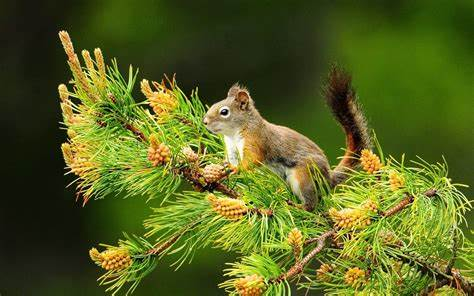
#> input picture img3.jpg, 474 x 296 px, found by its file name
$ python convimg.py
#> lines starting #> are read from the running program, lines starting #| are printed output that depends on the picture; after the words box and inside, x2 and y2 are one past the last pixel; in counts of white or black regions, pixels touching at a corner belong together
"""3.) Using an image show me these using opencv:
     a.) coloured Image to grey image
     b.) Grayscale Image to binary
     c.) Edge detection in a Image"""
import cv2 as cv
img=cv.imread("C:\VSCode\Images\img3.jpg")
#> img is the input picture: shape (296, 474, 3); mean B, G, R 32.3, 97.6, 86.6
gray=cv.cvtColor(img,cv.COLOR_BGR2GRAY)
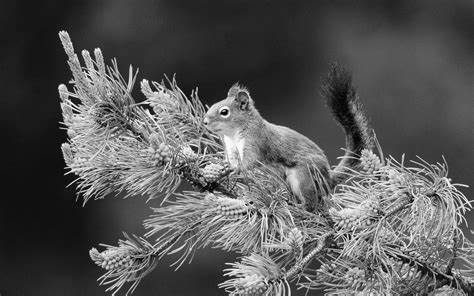
#> gray: shape (296, 474); min 0, max 254, mean 86.9
#cv.imshow("gray",gray)
ret,bin=cv.threshold(gray,70,255,0)
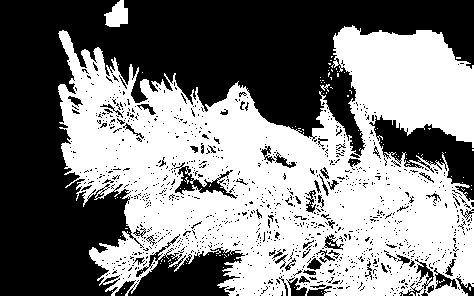
#> bin: shape (296, 474); 50% white; 1085 black regions (1008 under 20 px), largest, box (x1, y1, x2, y2) and area: (0, 0, 474, 296) 55618, (369, 115, 474, 201) 3648, (128, 234, 245, 296) 3587
#cv.imshow("binary",bin)
edge=cv.Canny(img,100,500)
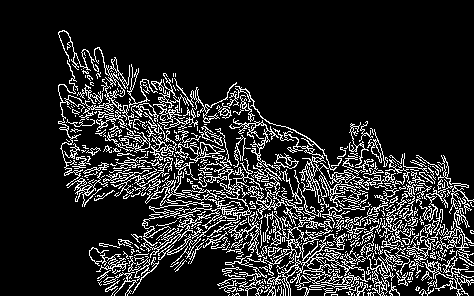
#> edge: shape (296, 474); 14.8% white in thin lines or dots, all inside (x1, y1, x2, y2) = (58, 30, 474, 296)
cv.imshow("edge",edge)
cv.waitKey(0)

$ run again, with img0.jpg copied over img3.jpg
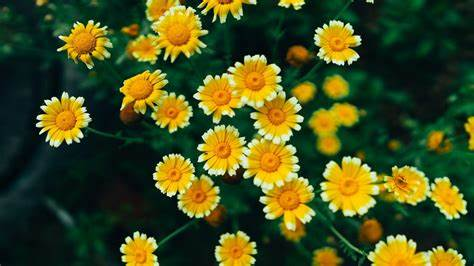
#> input picture img0.jpg, 474 x 266 px, found by its file name
#> img is the input picture: shape (266, 474, 3); mean B, G, R 30.2, 78.6, 68.6
#> `ret,bin=cv.threshold(gray,70,255,0)`:
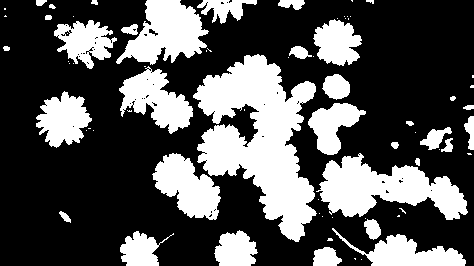
#> bin: shape (266, 474); 32.5% white; 73 white regions (39 under 20 px), largest, box (x1, y1, x2, y2) and area: (193, 54, 317, 242) 12106, (316, 153, 468, 220) 5376, (116, 0, 209, 65) 3489
#> `edge=cv.Canny(img,100,500)`:
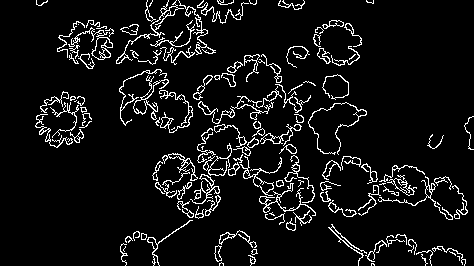
#> edge: shape (266, 474); 7.4% white in thin lines or dots

$ run again, with img1.jpg copied over img3.jpg
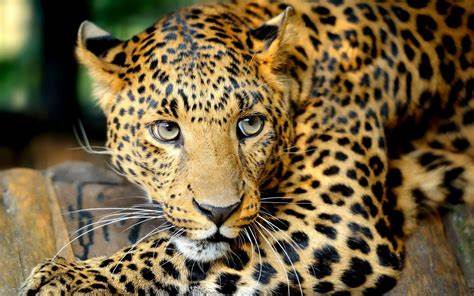
#> input picture img1.jpg, 474 x 296 px, found by its file name
#> img is the input picture: shape (296, 474, 3); mean B, G, R 64.3, 96.2, 114
#> `ret,bin=cv.threshold(gray,70,255,0)`:
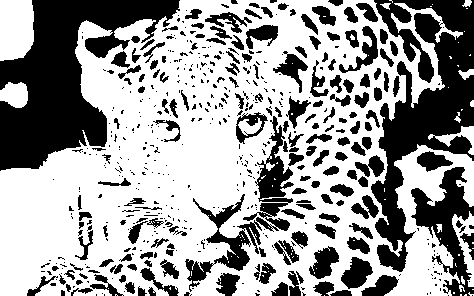
#> bin: shape (296, 474); 61.5% white; 525 black regions (342 under 20 px), largest, box (x1, y1, x2, y2) and area: (0, 0, 180, 171) 14335, (371, 0, 474, 272) 12526, (185, 116, 294, 292) 3861
#> `edge=cv.Canny(img,100,500)`:
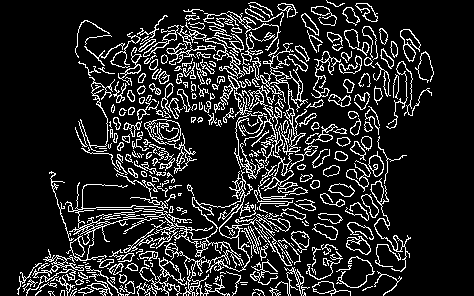
#> edge: shape (296, 474); 14.5% white in thin lines or dots, all inside (x1, y1, x2, y2) = (17, 0, 434, 296)

$ run again, with img2.jpg copied over img3.jpg
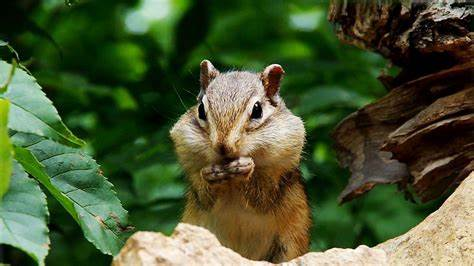
#> input picture img2.jpg, 474 x 266 px, found by its file name
#> img is the input picture: shape (266, 474, 3); mean B, G, R 50, 86.4, 72.7
#> `ret,bin=cv.threshold(gray,70,255,0)`:
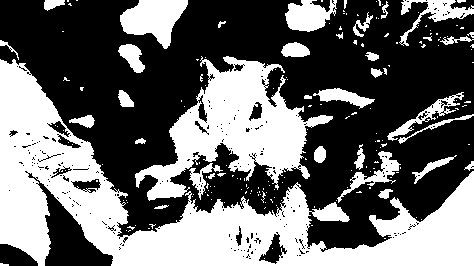
#> bin: shape (266, 474); 41.7% white; 191 white regions (153 under 20 px), largest, box (x1, y1, x2, y2) and area: (0, 59, 474, 266) 31209, (135, 56, 333, 201) 11347, (120, 0, 188, 49) 1993
#> `edge=cv.Canny(img,100,500)`:
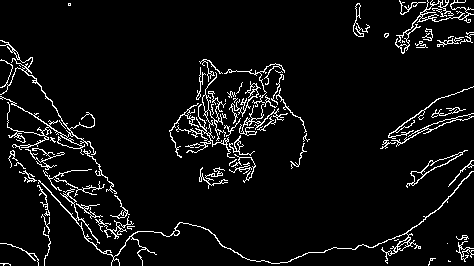
#> edge: shape (266, 474); 5.9% white in thin lines or dots
